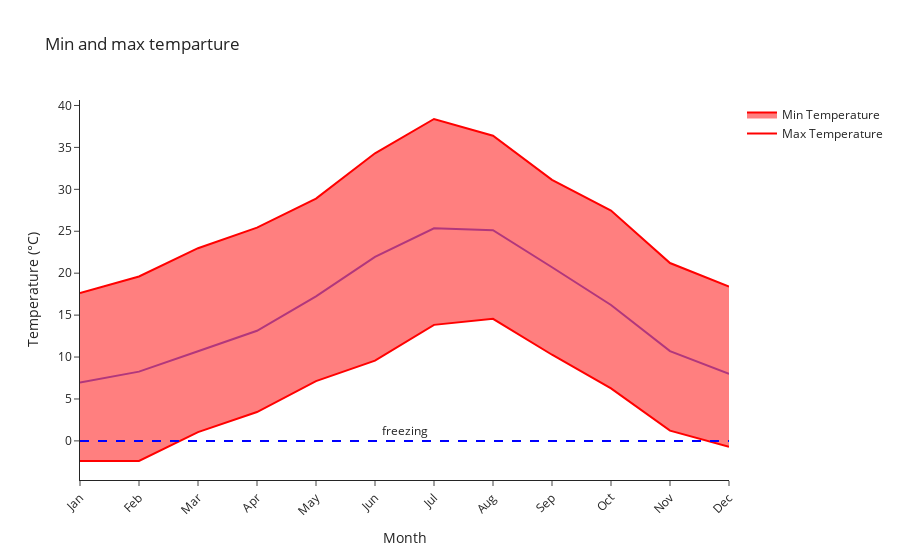

The notebook cell this image was saved under:
### Code cell
#do do: revisit the title

print(plotly.__version__)

# Create a DataFrame from the DataArrays
df = pd.DataFrame({
    'month': avg_temp.month.values,
    'avg_temp': avg_temp.values,
    'max_temp': max_temp.values,
    'min_temp': min_temp.values
})

# Create a line chart for average temperature
fig = px.line(df, x='month', y='avg_temp', title='Min and max temparture')

# Add a line chart for max temperature
fig.add_trace(go.Scatter(x=df['month'], y=df['max_temp'], mode='lines', name='Max Temperature', line_color='red'))

# Add a line chart for min temperature
fig.add_trace(go.Scatter(x=df['month'], y=df['min_temp'], mode='lines', name='Min Temperature', line_color='red', fill='tonexty'))

# Add a line chart for min temperature
fig.add_hline(y=0, opacity=1, line_width=2, line_dash='dash', line_color='blue', annotation_text='freezing', annotation_position='top')

# Set the layout
fig.update_layout(
    yaxis=dict(title='Temperature (°C)'),
    xaxis=dict(
        title='Month',
        tickmode='array',
        tickvals=df['month'],
        ticktext=['Jan', 'Feb', 'Mar', 'Apr', 'May', 'Jun', 'Jul', 'Aug', 'Sep', 'Oct', 'Nov', 'Dec'],
        tickangle=-45
    ),
    template='simple_white'
)

# Show the figure
fig.show()

### Figure 1 — Plotly figure (JSON) as saved in the notebook; plotly's stock layout.template omitted (floating-point values rounded to 4 significant figures)
{"data": [{"hovertemplate": "month=%{x}<br>avg_temp=%{y}<extra></extra>", "legendgroup": "", "line": {"color": "#636efa", "dash": "solid"}, "marker": {"symbol": "circle"}, "mode": "lines", "name": "", "orientation": "v", "showlegend": false, "type": "scatter", "x": [1, 2, 3, 4, 5, 6, 7, 8, 9, 10, 11, 12], "xaxis": "x", "y": [6.964, 8.26, 10.69, 13.13, 17.23, 21.95, 25.36, 25.13, 20.71, 16.21, 10.71, 7.985], "yaxis": "y"}, {"line": {"color": "red"}, "mode": "lines", "name": "Max Temperature", "type": "scatter", "x": [1, 2, 3, 4, 5, 6, 7, 8, 9, 10, 11, 12], "y": [17.62, 19.61, 22.98, 25.43, 28.9, 34.3, 38.39, 36.39, 31.12, 27.47, 21.21, 18.41]}, {"fill": "tonexty", "line": {"color": "red"}, "mode": "lines", "name": "Min Temperature", "type": "scatter", "x": [1, 2, 3, 4, 5, 6, 7, 8, 9, 10, 11, 12], "y": [-2.398, -2.388, 1.043, 3.443, 7.131, 9.568, 13.83, 14.56, 10.27, 6.264, 1.222, -0.7076]}], "layout": {"annotations": [{"showarrow": false, "text": "freezing", "x": 0.5, "xanchor": "center", "xref": "x domain", "y": 0, "yanchor": "bottom", "yref": "y"}], "legend": {"tracegroupgap": 0}, "shapes": [{"line": {"color": "blue", "dash": "dash", "width": 2}, "opacity": 1, "type": "line", "x0": 0, "x1": 1, "xref": "x domain", "y0": 0, "y1": 0, "yref": "y"}], "title": {"text": "Min and max temparture"}, "xaxis": {"anchor": "y", "domain": [0, 1], "tickangle": -45, "tickmode": "array", "ticktext": ["Jan", "Feb", "Mar", "Apr", "May", "Jun", "Jul", "Aug", "Sep", "Oct", "Nov", "Dec"], "tickvals": [1, 2, 3, 4, 5, 6, 7, 8, 9, 10, 11, 12], "title": {"text": "Month"}}, "yaxis": {"anchor": "x", "domain": [0, 1], "title": {"text": "Temperature (°C)"}}}}
